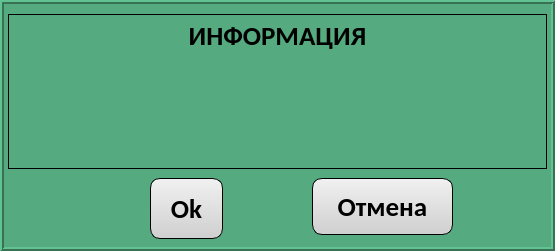
   <widget class="QFrame" name="frame_quest">
    <property name="geometry">
     <rect>
      <x>610</x>
      <y>-160</y>
      <width>555</width>
      <height>251</height>
     </rect>
    </property>
    <property name="styleSheet">
     <string notr="true">background-color: rgb(85, 170, 127);</string>
    </property>
    <property name="frameShape">
     <enum>QFrame::Box</enum>
    </property>
    <property name="frameShadow">
     <enum>QFrame::Raised</enum>
    </property>
    <property name="lineWidth">
     <number>2</number>
    </property>
    <widget class="QTextEdit" name="txt_quest">
     <property name="geometry">
      <rect>
       <x>8</x>
       <y>14</y>
       <width>539</width>
       <height>155</height>
      </rect>
     </property>
     <property name="font">
      <font>
       <family>Calibri</family>
       <pointsize>20</pointsize>
       <weight>75</weight>
       <bold>true</bold>
      </font>
     </property>
     <property name="styleSheet">
      <string notr="true"/>
     </property>
     <property name="frameShape">
      <enum>QFrame::Box</enum>
     </property>
     <property name="frameShadow">
      <enum>QFrame::Plain</enum>
     </property>
     <property name="verticalScrollBarPolicy">
      <enum>Qt::ScrollBarAlwaysOff</enum>
     </property>
     <property name="horizontalScrollBarPolicy">
      <enum>Qt::ScrollBarAlwaysOff</enum>
     </property>
     <property name="readOnly">
      <bool>true</bool>
     </property>
     <property name="markdown">
      <string>**ИНФОРМАЦИЯ**

</string>
     </property>
     <property name="html">
      <string>&lt;!DOCTYPE HTML PUBLIC &quot;-//W3C//DTD HTML 4.0//EN&quot; &quot;http://www.w3.org/TR/REC-html40/strict.dtd&quot;&gt;
&lt;html&gt;&lt;head&gt;&lt;meta name=&quot;qrichtext&quot; content=&quot;1&quot; /&gt;&lt;style type=&quot;text/css&quot;&gt;
p, li { white-space: pre-wrap; }
&lt;/style&gt;&lt;/head&gt;&lt;body style=&quot; font-family:'Calibri'; font-size:20pt; font-weight:600; font-style:normal;&quot;&gt;
&lt;p align=&quot;center&quot; style=&quot; margin-top:13px; margin-bottom:13px; margin-left:0px; margin-right:0px; -qt-block-indent:0; text-indent:0px;&quot;&gt;ИНФОРМАЦИЯ&lt;/p&gt;&lt;/body&gt;&lt;/html&gt;</string>
     </property>
    </widget>
    <widget class="QPushButton" name="btn_ok_quest">
     <property name="geometry">
      <rect>
       <x>150</x>
       <y>178</y>
       <width>73</width>
       <height>61</height>
      </rect>
     </property>
     <property name="minimumSize">
      <size>
       <width>30</width>
       <height>30</height>
      </size>
     </property>
     <property name="maximumSize">
      <size>
       <width>400</width>
       <height>120</height>
      </size>
     </property>
     <property name="font">
      <font>
       <family>Calibri</family>
       <pointsize>20</pointsize>
       <weight>75</weight>
       <bold>true</bold>
      </font>
     </property>
     <property name="styleSheet">
      <string notr="true">QPushButton 
{
	color: rgb(0, 0, 0);
	background-color: qlineargradient(spread:pad, x1:0.489, y1:0.0227273, x2:0.489, y2:1, stop:0 rgba(240, 240, 240, 255), stop:1 rgba(207, 207, 207, 255));

	border: 1px rgb(0, 0, 0);
	border-radius: 10px;

	border-style: outset;

	padding: 5px;
}

QPushButton:hover
{
	background-color: qlineargradient(spread:pad, x1:0.489, y1:0.0227273, x2:0.489, y2:1, stop:0 rgba(234, 246, 253, 255), stop:1 rgba(169, 219, 246, 255));
	
}
	

QPushButton:checked
{
	
	background-color: rgb(0, 0, 255);
	
}</string>
     </property>
     <property name="text">
      <string>Ok</string>
     </property>
    </widget>
    <widget class="QPushButton" name="btn_cancel_quest">
     <property name="geometry">
      <rect>
       <x>312</x>
       <y>178</y>
       <width>141</width>
       <height>57</height>
      </rect>
     </property>
     <property name="minimumSize">
      <size>
       <width>30</width>
       <height>30</height>
      </size>
     </property>
     <property name="maximumSize">
      <size>
       <width>400</width>
       <height>120</height>
      </size>
     </property>
     <property name="font">
      <font>
       <family>Calibri</family>
       <pointsize>20</pointsize>
       <weight>75</weight>
       <bold>true</bold>
      </font>
     </property>
     <property name="styleSheet">
      <string notr="true">QPushButton 
{
	color: rgb(0, 0, 0);
	background-color: qlineargradient(spread:pad, x1:0.489, y1:0.0227273, x2:0.489, y2:1, stop:0 rgba(240, 240, 240, 255), stop:1 rgba(207, 207, 207, 255));

	border: 1px rgb(0, 0, 0);
	border-radius: 10px;

	border-style: outset;

	padding: 5px;
}

QPushButton:hover
{
	background-color: qlineargradient(spread:pad, x1:0.489, y1:0.0227273, x2:0.489, y2:1, stop:0 rgba(234, 246, 253, 255), stop:1 rgba(169, 219, 246, 255));
	
}
	

QPushButton:checked
{
	
	background-color: rgb(0, 0, 255);
	
}</string>
     </property>
     <property name="text">
      <string>Отмена</string>
     </property>
    </widget>
   </widget>
